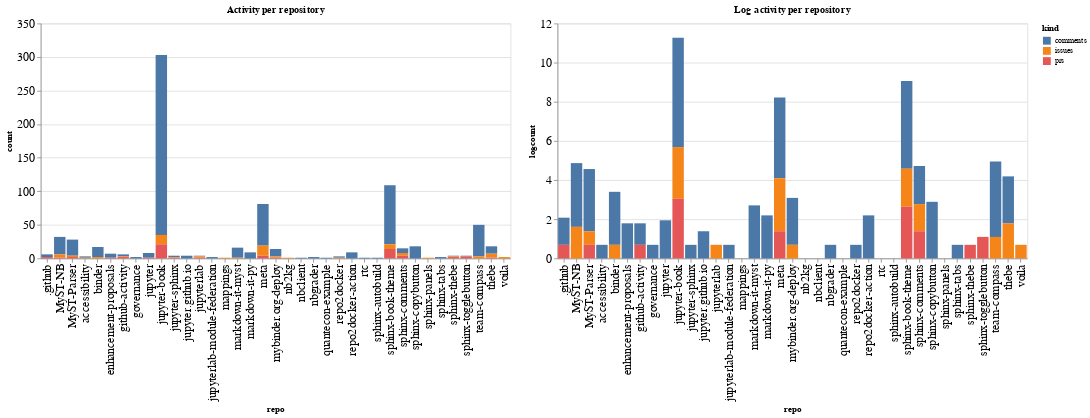

Source (notebook cell):
### Code cell
ch1 = alt.Chart(repo_summaries, width=600, title="Activity per repository").mark_bar().encode(
    x='repo',
    y='count',
    color='kind',
    tooltip="kind"
)

ch2 = alt.Chart(repo_summaries, width=600, title="Log activity per repository").mark_bar().encode(
    x='repo',
    y='logcount',
    color='kind',
    tooltip="kind"
)

ch1 | ch2

### Figure 1 — Vega-Lite specification as saved in the notebook (floating-point values rounded to 4 significant figures)
{"config": {"axisLeft": {"labelFontSize": 15}, "axisBottom": {"labelFontSize": 15}}, "hconcat": [{"mark": "bar", "encoding": {"color": {"type": "nominal", "field": "kind"}, "tooltip": {"type": "nominal", "field": "kind"}, "x": {"type": "nominal", "field": "repo"}, "y": {"type": "quantitative", "field": "count"}}, "title": "Activity per repository", "width": 600}, {"mark": "bar", "encoding": {"color": {"type": "nominal", "field": "kind"}, "tooltip": {"type": "nominal", "field": "kind"}, "x": {"type": "nominal", "field": "repo"}, "y": {"type": "quantitative", "field": "logcount"}}, "title": "Log activity per repository", "width": 600}], "data": {"name": "data-25ada849fffdda81f2d916c56ae7d0e6"}, "$schema": "https://vega.github.io/schema/vega-lite/v4.8.1.json", "datasets": {"data-25ada849fffdda81f2d916c56ae7d0e6": [{"repo": ".github", "kind": "comments", "count": 4, "logcount": 1.386}, {"repo": ".github", "kind": "prs", "count": 2, "logcount": 0.6931}, {"repo": "MyST-NB", "kind": "comments", "count": 26, "logcount": 3.258}, {"repo": "MyST-NB", "kind": "issues", "count": 5, "logcount": 1.609}, {"repo": "MyST-NB", "kind": "prs", "count": 1, "logcount": 0.0}, {"repo": "MyST-Parser", "kind": "comments", "count": 24, "logcount": 3.178}, {"repo": "MyST-Parser", "kind": "issues", "count": 2, "logcount": 0.6931}, {"repo": "MyST-Parser", "kind": "prs", "count": 2, "logcount": 0.6931}, {"repo": "accessibility", "kind": "comments", "count": 2, "logcount": 0.6931}, {"repo": "accessibility", "kind": "issues", "count": 1, "logcount": 0.0}, {"repo": "binder", "kind": "comments", "count": 15, "logcount": 2.708}, {"repo": "binder", "kind": "issues", "count": 2, "logcount": 0.6931}, {"repo": "enhancement-proposals", "kind": "comments", "count": 6, "logcount": 1.792}, {"repo": "enhancement-proposals", "kind": "prs", "count": 1, "logcount": 0.0}, {"repo": "github-activity", "kind": "comments", "count": 3, "logcount": 1.099}, {"repo": "github-activity", "kind": "issues", "count": 1, "logcount": 0.0}, {"repo": "github-activity", "kind": "prs", "count": 2, "logcount": 0.6931}, {"repo": "governance", "kind": "comments", "count": 2, "logcount": 0.6931}, {"repo": "jupyter", "kind": "comments", "count": 7, "logcount": 1.946}, {"repo": "jupyter", "kind": "prs", "count": 1, "logcount": 0.0}, {"repo": "jupyter-book", "kind": "comments", "count": 268, "logcount": 5.591}, {"repo": "jupyter-book", "kind": "issues", "count": 14, "logcount": 2.639}, {"repo": "jupyter-book", "kind": "prs", "count": 21, "logcount": 3.045}, {"repo": "jupyter-sphinx", "kind": "comments", "count": 2, "logcount": 0.6931}, {"repo": "jupyter-sphinx", "kind": "issues", "count": 1, "logcount": 0.0}, {"repo": "jupyter-sphinx", "kind": "prs", "count": 1, "logcount": 0.0}, {"repo": "jupyter.github.io", "kind": "comments", "count": 4, "logcount": 1.386}, {"repo": "jupyterlab", "kind": "comments", "count": 1, "logcount": 0.0}, {"repo": "jupyterlab", "kind": "issues", "count": 2, "logcount": 0.6931}, {"repo": "jupyterlab", "kind": "prs", "count": 1, "logcount": 0.0}, {"repo": "jupyterlab-module-federation", "kind": "comments", "count": 2, "logcount": 0.6931}, {"repo": "mappings", "kind": "issues", "count": 1, "logcount": 0.0}, {"repo": "markdown-it-myst", "kind": "comments", "count": 15, "logcount": 2.708}, {"repo": "markdown-it-myst", "kind": "issues", "count": 1, "logcount": 0.0}, {"repo": "markdown-it-py", "kind": "comments", "count": 9, "logcount": 2.197}, {"repo": "meta", "kind": "comments", "count": 62, "logcount": 4.127}, {"repo": "meta", "kind": "issues", "count": 15, "logcount": 2.708}, {"repo": "meta", "kind": "prs", "count": 4, "logcount": 1.386}, {"repo": "mybinder.org-deploy", "kind": "comments", "count": 11, "logcount": 2.398}, {"repo": "mybinder.org-deploy", "kind": "issues", "count": 2, "logcount": 0.6931}, {"repo": "mybinder.org-deploy", "kind": "prs", "count": 1, "logcount": 0.0}, {"repo": "nb2kg", "kind": "issues", "count": 1, "logcount": 0.0}, {"repo": "nbclient", "kind": "comments", "count": 1, "logcount": 0.0}, {"repo": "nbgrader", "kind": "comments", "count": 2, "logcount": 0.6931}, {"repo": "quantecon-example", "kind": "comments", "count": 1, "logcount": 0.0}, {"repo": "repo2docker", "kind": "comments", "count": 2, "logcount": 0.6931}, {"repo": "repo2docker", "kind": "issues", "count": 1, "logcount": 0.0}, {"repo": "repo2docker-action", "kind": "comments", "count": 9, "logcount": 2.197}, {"repo": "rtc", "kind": "comments", "count": 1, "logcount": 0.0}, {"repo": "sphinx-autobuild", "kind": "comments", "count": 1, "logcount": 0.0}, {"repo": "sphinx-book-theme", "kind": "comments", "count": 88, "logcount": 4.477}, {"repo": "sphinx-book-theme", "kind": "issues", "count": 7, "logcount": 1.946}, {"repo": "sphinx-book-theme", "kind": "prs", "count": 14, "logcount": 2.639}, {"repo": "sphinx-comments", "kind": "comments", "count": 7, "logcount": 1.946}, {"repo": "sphinx-comments", "kind": "issues", "count": 4, "logcount": 1.386}, {"repo": "sphinx-comments", "kind": "prs", "count": 4, "logcount": 1.386}, {"repo": "sphinx-copybutton", "kind": "comments", "count": 18, "logcount": 2.89}, {"repo": "sphinx-panels", "kind": "issues", "count": 1, "logcount": 0.0}, {"repo": "sphinx-tabs", "kind": "comments", "count": 2, "logcount": 0.6931}, {"repo": "sphinx-thebe", "kind": "comments", "count": 1, "logcount": 0.0}, {"repo": "sphinx-thebe", "kind": "issues", "count": 1, "logcount": 0.0}, {"repo": "sphinx-thebe", "kind": "prs", "count": 2, "logcount": 0.6931}, {"repo": "sphinx-togglebutton", "kind": "comments", "count": 1, "logcount": 0.0}, {"repo": "sphinx-togglebutton", "kind": "prs", "count": 3, "logcount": 1.099}, {"repo": "team-compass", "kind": "comments", "count": 47, "logcount": 3.85}, {"repo": "team-compass", "kind": "issues", "count": 3, "logcount": 1.099}, {"repo": "thebe", "kind": "comments", "count": 11, "logcount": 2.398}, {"repo": "thebe", "kind": "issues", "count": 6, "logcount": 1.792}, {"repo": "thebe", "kind": "prs", "count": 1, "logcount": 0.0}, {"repo": "voila", "kind": "issues", "count": 2, "logcount": 0.6931}]}}
